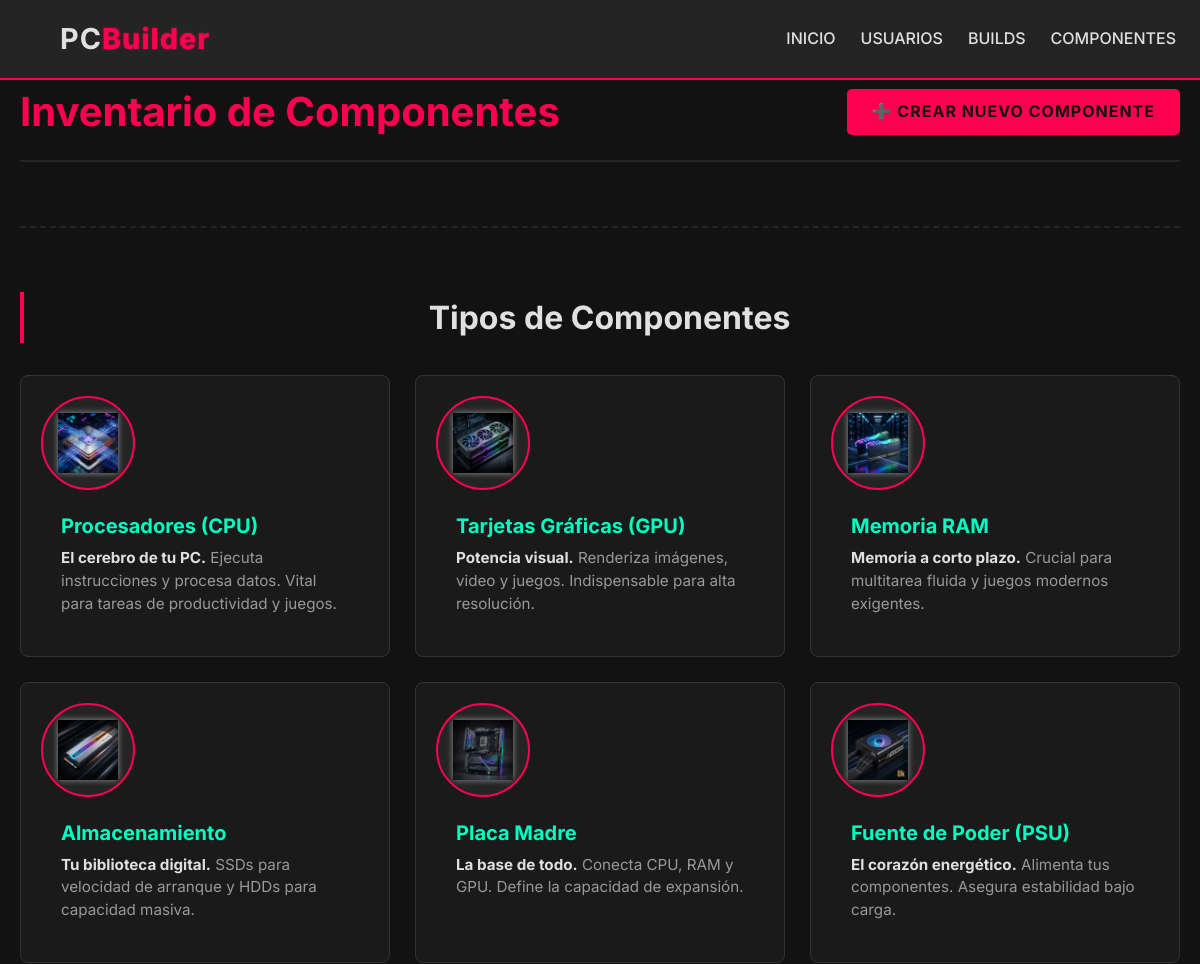
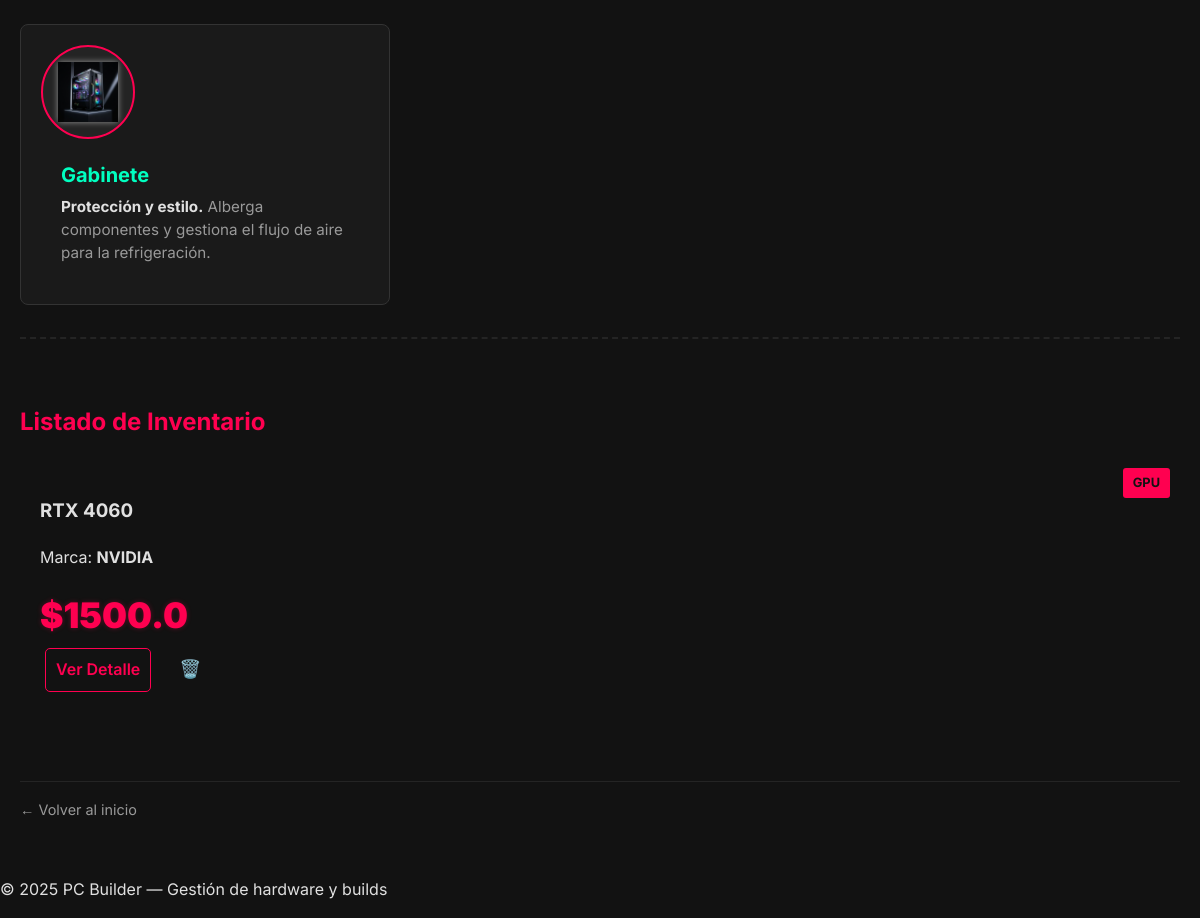
Page /components/ on the committed database (2 pictures, top to bottom).
### models.py (models this page shows)
class Component(SQLModel, table=True):
    id: Optional[int] = Field(default=None, primary_key=True)
    name: str
    kind: str
    brand: str
    price: float
    builds: List[Build] = Relationship(
        back_populates="components", link_model=BuildComponentLink
    )
    categories: List["Category"] = Relationship(
        back_populates="components", link_model=ComponentCategoryLink
    )

### router/component_router.py (the view)
@component_router.get("/")
def list_components(request: Request, db: Session = Depends(get_session)):
    components = db.query(Component).all()
    return templates.TemplateResponse(
        "components/component_list.html",
        {"request": request, "components": components}
    )

### templates/components/component_list.html (shortened to what this page needs)
{% extends "base.html" %}
{% block content %}
<div class="page-header">
    <h2>Inventario de Componentes</h2>
    <a href="/components/new" class="btn-primary">➕ Crear nuevo componente</a>
</div>
<section class="component-types-section">
    <h3 class="section-subtitle">Tipos de Componentes</h3>
    <div class="component-types-grid">
        <div class="type-card">
            <div class="type-image">
                <img src="/static/img/components/cpu.png" alt="Procesador">
            </div>
            <div class="type-info">
                <h4>Procesadores (CPU)</h4>
                <p><strong>El cerebro de tu PC.</strong> Ejecuta instrucciones y procesa datos. Vital para tareas de productividad y juegos.</p>
            </div>
        </div>
        <div class="type-card">
            <div class="type-image">
                <img src="/static/img/components/gpu.png" alt="Tarjeta Gráfica">
            </div>
            <div class="type-info">
                <h4>Tarjetas Gráficas (GPU)</h4>
                <p><strong>Potencia visual.</strong> Renderiza imágenes, video y juegos. Indispensable para alta resolución.</p>
            </div>
        </div>
        <div class="type-card">
            <div class="type-image">
                <img src="/static/img/components/ram.png" alt="Memoria RAM">
            </div>
            <div class="type-info">
                <h4>Memoria RAM</h4>
                <p><strong>Memoria a corto plazo.</strong> Crucial para multitarea fluida y juegos modernos exigentes.</p>
            </div>
        </div>
        <div class="type-card">
            <div class="type-image">
                <img src="/static/img/components/storage.png" alt="Almacenamiento">
            </div>
            <div class="type-info">
                <h4>Almacenamiento</h4>
                <p><strong>Tu biblioteca digital.</strong> SSDs para velocidad de arranque y HDDs para capacidad masiva.</p>
            </div>
        </div>
        <div class="type-card">
            <div class="type-image">
                <img src="/static/img/components/motherboard.png" alt="Placa Madre">
            </div>
            <div class="type-info">
                <h4>Placa Madre</h4>
                <p><strong>La base de todo.</strong> Conecta CPU, RAM y GPU. Define la capacidad de expansión.</p>
            </div>
        </div>
        <div class="type-card">
            <div class="type-image">
                <img src="/static/img/components/psu.png" alt="Fuente de Poder">
            </div>
            <div class="type-info">
                <h4>Fuente de Poder (PSU)</h4>
                <p><strong>El corazón energético.</strong> Alimenta tus componentes. Asegura estabilidad bajo carga.</p>
            </div>
        </div>
        <div class="type-card">
            <div class="type-image">
                <img src="/static/img/components/case.png" alt="Gabinete">
            </div>
            <div class="type-info">
                <h4>Gabinete</h4>
                <p><strong>Protección y estilo.</strong> Alberga componentes y gestiona el flujo de aire para la refrigeración.</p>
            </div>
        </div>
    </div>
</section>
<h3 class="list-title">Listado de Inventario</h3>
{% if components %}
<div class="cards-grid component-grid-list">
    {% for c in components %}
    <div class="component-card card-list-item">
        <div class="card-badge {{ c.kind | lower }}">{{ c.kind }}</div>
        <h3><a href="/components/{{ c.id }}" class="component-link-title">{{ c.name }}</a></h3>
        <p class="component-specs">
            Marca: <strong>{{ c.brand }}</strong>
        </p>
        <div class="card-details">
            <span class="price price-detail accent-text">${{ c.price }}</span>
            <div class="actions-group">
                <a href="/components/{{ c.id }}" class="btn-detail">Ver Detalle</a>
                <form action="/components/{{ c.id }}/delete" method="post" style="display:inline;">
                    <button type="submit" class="btn-icon btn-danger" onclick="return confirm('¿Eliminar {{ c.name }}?')">
                        🗑️
                    </button>
                </form>
            </div>
        </div>
    </div>
    {% endfor %}
</div>
{% else %}
<div class="card text-center full-width-card">
    <p>No hay componentes.</p>
    <a href="/components/new" class="btn-primary" style="margin-top: 1rem;">Crear el Primero</a>
</div>
{% endif %}
<div class="back-link">
    <a href="/" class="btn-link">← Volver al inicio</a>
</div>
{% endblock %}

### rows in the picture
Component: kind "GPU", name "RTX 4060", brand "NVIDIA", price "1500.0"
